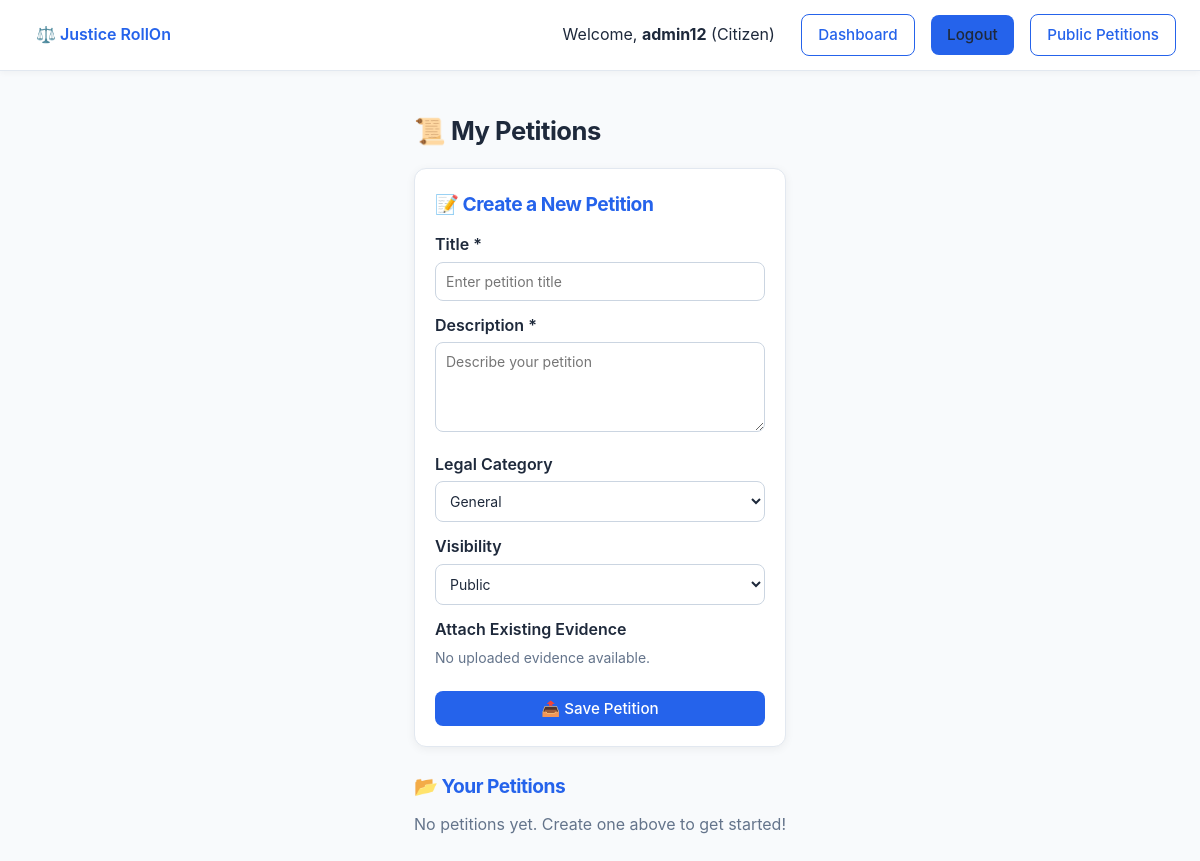
/petitions/ (signed in), run on an earlier commit of the app's database.
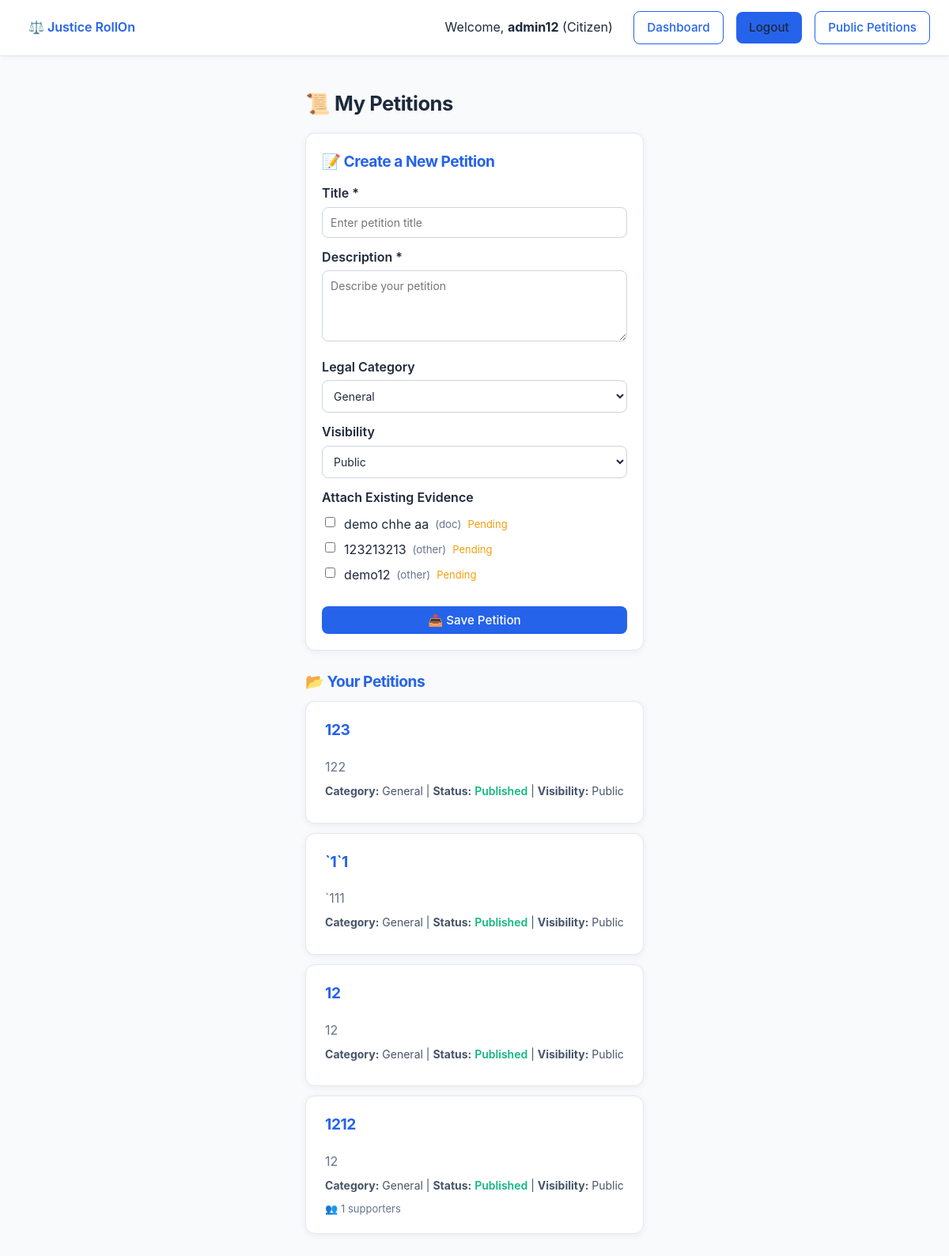
And on a later commit of the database.
### core/models.py (models this page shows, shortened)
class Evidence(models.Model):
    FILE_TYPES = (
        ("image","Image"),
        ("pdf","PDF"),
        ("video","Video"),
        ("doc","Document"),
        ("other","Other"),
    )
    uploader = models.ForeignKey(User, on_delete=models.CASCADE, related_name="evidences")
    file = models.FileField(upload_to="evidence/")
    title = models.CharField(max_length=255)
    file_type = models.CharField(max_length=20, choices=FILE_TYPES, default="other")
    uploaded_at = models.DateTimeField(auto_now_add=True)
    size_bytes = models.PositiveIntegerField(null=True, blank=True)
    case_tag = models.CharField(max_length=128, blank=True)
    verification_status = models.CharField(max_length=20, choices=(("pending","Pending"),("verified","Verified"),("rejected","Rejected")), default="pending")

class Petition(models.Model):
    creator = models.ForeignKey(User, on_delete=models.CASCADE, related_name="petitions")
    title = models.CharField(max_length=255)
    description = models.TextField()
    category = models.CharField(max_length=100, choices=[
        ("general", "General"),
        ("legal", "Legal Rights"),
        ("welfare", "Public Welfare"),
        ("environment", "Environmental"),
        ("policy", "Policy Reform"),
    ], default="general")
    visibility = models.CharField(max_length=20, choices=[("public", "Public"), ("private", "Private")], default="public")
    status = models.CharField(
        max_length=20,
        choices=[
            ("draft", "Draft"),
            ("pending", "Pending"),
            ("published", "Published"),
            ("rejected", "Rejected"),
        ],
        default="draft",
    )
    evidences = models.ManyToManyField("Evidence", related_name="petitions", blank=True)
    supporters = models.ManyToManyField("User", related_name="supported_petitions", blank=True)  # ✅ add this
    supporter_count = models.PositiveIntegerField(default=0)  # ✅ optional, for fast counting
    created_at = models.DateTimeField(auto_now_add=True)
    published_at = models.DateTimeField(null=True, blank=True)

### core/views.py (the view)
# urls.py: path("petitions/", views.petition_list, name="petition_list"),
@login_required
def petition_list(request):
    from .models import Petition, Evidence
    petitions = Petition.objects.filter(creator=request.user).prefetch_related("evidences")
    evidences = Evidence.objects.filter(uploader=request.user)
    categories = [
        ("General", "General"),
        ("Legal Rights", "Legal Rights"),
        ("Public Welfare", "Public Welfare"),
        ("Environmental", "Environmental"),
        ("Policy Reform", "Policy Reform"),
    ]
    visibilities = [
        ("public", "Public"),
        ("private", "Private"),
    ]
    return render(
        request,
        "petition_list.html",
        {
            "petitions": petitions,
            "evidences": evidences,
            "categories": categories,
            "visibilities": visibilities,
        },
    )

### core/templates/petition_list.html (shortened to what this page needs)
{% extends "base.html" %}
{% block content %}
<h2 style="margin-bottom: 16px;">📜 My Petitions</h2>
<div class="card" style="margin-bottom: 1.5rem; padding: 20px; max-width: 700px;">
  <h3 style="margin-bottom: 12px;">📝 Create a New Petition</h3>
  {% if user.role == "citizen" %}
  <form method="POST" action="{% url 'petition_create' %}">
    <label class="form-label">Title *</label>
    <input type="text" name="title" required
           placeholder="Enter petition title"
           style="width:100%;padding:10px;margin-bottom:12px;border-radius:8px;border:1px solid #CBD5E1;">
    <label class="form-label">Description *</label>
    <textarea name="description" rows="4" required
              placeholder="Describe your petition"
              style="width:100%;padding:10px;margin-bottom:12px;border-radius:8px;border:1px solid #CBD5E1;"></textarea>
    <label class="form-label">Legal Category</label>
    <select name="category"
            style="width:100%;padding:10px;margin-bottom:12px;border-radius:8px;border:1px solid #CBD5E1;">
      {% for key, label in categories %}
        <option value="{{ key }}">{{ label }}</option>
      {% endfor %}
    </select>
    <label class="form-label">Visibility</label>
    <select name="visibility"
            style="width:100%;padding:10px;margin-bottom:12px;border-radius:8px;border:1px solid #CBD5E1;">
      {% for key, label in visibilities %}
        <option value="{{ key }}">{{ label }}</option>
      {% endfor %}
    </select>
    <label class="form-label">Attach Existing Evidence</label>
    {% if evidences %}
      <div style="margin:8px 0 16px 0;">
        {% for e in evidences %}
          <label style="display:flex;align-items:center;margin-bottom:6px;gap:8px;">
            <input type="checkbox" name="evidences" value="{{ e.id }}">
            <span>{{ e.title }}</span>
            <small style="color:#64748B;">({{ e.file_type }})</small>
            {% if e.verification_status == "verified" %}
              <span style="color:var(--success);font-size:13px;font-weight:600;">✔ Verified</span>
            {% else %}
              <span style="color:var(--warning);font-size:13px;">Pending</span>
            {% endif %}
          </label>
        {% endfor %}
      </div>
    {% else %}
      <p style="color:#64748B;font-size:14px;">No uploaded evidence available.</p>
    {% endif %}
    <button type="submit" class="btn" style="width:100%;margin-top:10px;">📤 Save Petition</button>
  </form>
  {% else %}
    <p style="color:#64748B;">Only citizens can create petitions.</p>
  {% endif %}
</div>
<h3 style="margin-bottom:10px;">📂 Your Petitions</h3>
{% if petitions %}
  {% for p in petitions %}
    <div class="card" style="margin-bottom: 12px;" id="petition-{{ p.id }}">
      <h3 style="margin-top:0;">{{ p.title }}</h3>
      <p style="margin-bottom:8px;">{{ p.description|truncatechars:120 }}</p>
      <div style="font-size:14px;color:#475569;margin-bottom:8px;">
        <strong>Category:</strong> {{ p.category }} |
        <strong>Status:</strong>
        {% if p.status == "published" %}
          <span style="color:var(--success);font-weight:600;">Published</span>
        {% elif p.status == "pending" %}
          <span style="color:var(--warning);font-weight:600;">Pending Review</span>
        {% elif p.status == "draft" %}
          <span style="color:var(--ink);font-weight:600;">Draft</span>
        {% else %}
          <span style="color:#64748B;">{{ p.status|title }}</span>
        {% endif %}
        | <strong>Visibility:</strong> {{ p.visibility|title }}
      </div>
      {% if p.supporter_count %}
        <div style="font-size:13px;color:#64748B;">👥 {{ p.supporter_count }} supporters</div>
      {% endif %}
    </div>
  {% endfor %}
{% else %}
  <p style="color:#64748B;">No petitions yet. Create one above to get started!</p>
{% endif %}
{% endblock %}

What changed in the data, as far as the page shows it:
added Evidence: title "demo chhe aa", file_type "doc", verification_status "Pending"
added Evidence: title "123213213", file_type "other", verification_status "Pending"
added Evidence: title "demo12", file_type "other", verification_status "Pending"
added Petition: title "123", description "122", category "General", status "Published", visibility "Public"
added Petition: title "`1`1", description "`111", category "General", status "Published", visibility "Public"
added Petition: title "12", description "12", category "General", status "Published", visibility "Public"
added Petition: title "1212", description "12", category "General", status "Published", visibility "Public", supporter_count "1"
Also different on the page:
text no longer shown: "No uploaded evidence available. No petitions yet. Create one above to get started!"
